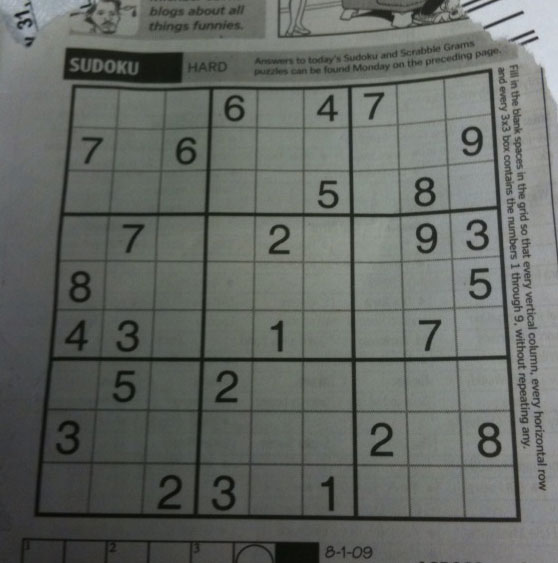
#> input picture lab 5/images/sudoku.png, 558 x 563 px
$ python task2.py
#> lines starting #> are read from the running program, lines starting #| are printed output that depends on the picture; after the words box and inside, x2 and y2 are one past the last pixel; in counts of white or black regions, pixels touching at a corner belong together
"""
task2.py
Task 2 - Choosing the Correct Adaptive Threshold Strategy

Tests:
  - blockSize values : 5, 11, 21
  - C values         : 2, 5, 10
  - Methods          : ADAPTIVE_THRESH_MEAN_C  and  ADAPTIVE_THRESH_GAUSSIAN_C

Output: Original + at least 6 adaptive segmentation results (2 x 4 grid showing
blockSize variation, then a second figure for C variation).

Answers in console:
  1. Small neighbourhood  -> too local, noise amplified
  2. Large neighbourhood  -> loses fine detail / similar to global
  3. C increased          -> threshold raised, fewer pixels become foreground (text)
  4. Best combination     -> Gaussian, blockSize=11, C=2
  5. Which method better  -> Gaussian (weighted average, smoother boundaries)
"""

import sys
sys.stdout.reconfigure(encoding='utf-8', errors='replace')
import cv2
import numpy as np
import matplotlib
matplotlib.use("Agg")  # save to file without display
import matplotlib.pyplot as plt
import os

os.makedirs("outputs", exist_ok=True)

# -- Load image ----------------------------------------------------------------
img = cv2.imread("images/sudoku.png", cv2.IMREAD_GRAYSCALE)
#> img: shape (563, 558); min 7, max 218, mean 101.8
if img is None:
    raise FileNotFoundError("images/sudoku.png not found. Run download_images.py first.")

# -- Helper --------------------------------------------------------------------
def adaptive_thresh(image, method, bs, c):
    return cv2.adaptiveThreshold(
        image, 255, method, cv2.THRESH_BINARY, bs, c
    )

MEAN  = cv2.ADAPTIVE_THRESH_MEAN_C
GAUSS = cv2.ADAPTIVE_THRESH_GAUSSIAN_C

# -----------------------------------------------------------------------------
# FIGURE 1 -- blockSize variation (C fixed at 2)
# Rows: Mean / Gaussian   |   Cols: BS=5, BS=11, BS=21
# -----------------------------------------------------------------------------
block_sizes = [5, 11, 21]
C_fixed = 2

fig1, axes1 = plt.subplots(2, 4, figsize=(22, 10))
fig1.patch.set_facecolor("#0f0f23")

row_labels = ["Mean-based", "Gaussian-based"]
method_list = [MEAN, GAUSS]
method_names = ["MEAN", "GAUSS"]

for row, (method, label) in enumerate(zip(method_list, row_labels)):
    # Column 0 -- original
    axes1[row, 0].imshow(img, cmap="gray")
    axes1[row, 0].set_title("Original" if row == 0 else "", color="white",
                             fontsize=11, fontweight="bold")
    axes1[row, 0].axis("off")
    axes1[row, 0].set_ylabel(label, color="#4fc3f7", fontsize=11, fontweight="bold")

    for col, bs in enumerate(block_sizes, start=1):
        result = adaptive_thresh(img, method, bs, C_fixed)
        axes1[row, col].imshow(result, cmap="gray")
        axes1[row, col].set_title(
            f"{method_names[row]}\nBS={bs}, C={C_fixed}",
            color="white", fontsize=10, fontweight="bold",
        )
        axes1[row, col].axis("off")

fig1.suptitle(
    "Task 2 - BlockSize Variation (C = 2 fixed)\n"
    "Effect of neighbourhood size on adaptive thresholding quality",
    color="white", fontsize=13, fontweight="bold", y=1.01,
)
plt.tight_layout()
plt.savefig("outputs/task2_blocksize_comparison.png", dpi=150,
            bbox_inches="tight", facecolor=fig1.get_facecolor())
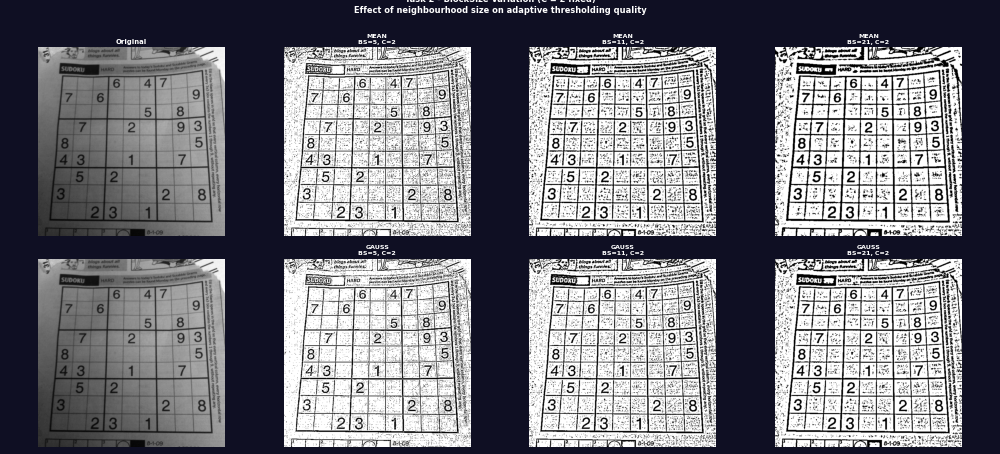
#> figure drawn by matplotlib, 8 panels
plt.close("all")

# -----------------------------------------------------------------------------
# FIGURE 2 -- C variation (blockSize fixed at 11)
# Rows: Mean / Gaussian   |   Cols: C=2, C=5, C=10
# -----------------------------------------------------------------------------
c_values  = [2, 5, 10]
BS_fixed  = 11

fig2, axes2 = plt.subplots(2, 4, figsize=(22, 10))
fig2.patch.set_facecolor("#0f0f23")

for row, (method, label) in enumerate(zip(method_list, row_labels)):
    axes2[row, 0].imshow(img, cmap="gray")
    axes2[row, 0].set_title("Original" if row == 0 else "", color="white",
                             fontsize=11, fontweight="bold")
    axes2[row, 0].axis("off")
    axes2[row, 0].set_ylabel(label, color="#4fc3f7", fontsize=11, fontweight="bold")

    for col, c in enumerate(c_values, start=1):
        result = adaptive_thresh(img, method, BS_fixed, c)
        axes2[row, col].imshow(result, cmap="gray")
        axes2[row, col].set_title(
            f"{method_names[row]}\nBS={BS_fixed}, C={c}",
            color="white", fontsize=10, fontweight="bold",
        )
        axes2[row, col].axis("off")

fig2.suptitle(
    "Task 2 - Constant C Variation (blockSize = 11 fixed)\n"
    "Effect of C on foreground/background separation",
    color="white", fontsize=13, fontweight="bold", y=1.01,
)
plt.tight_layout()
plt.savefig("outputs/task2_C_comparison.png", dpi=150,
            bbox_inches="tight", facecolor=fig2.get_facecolor())
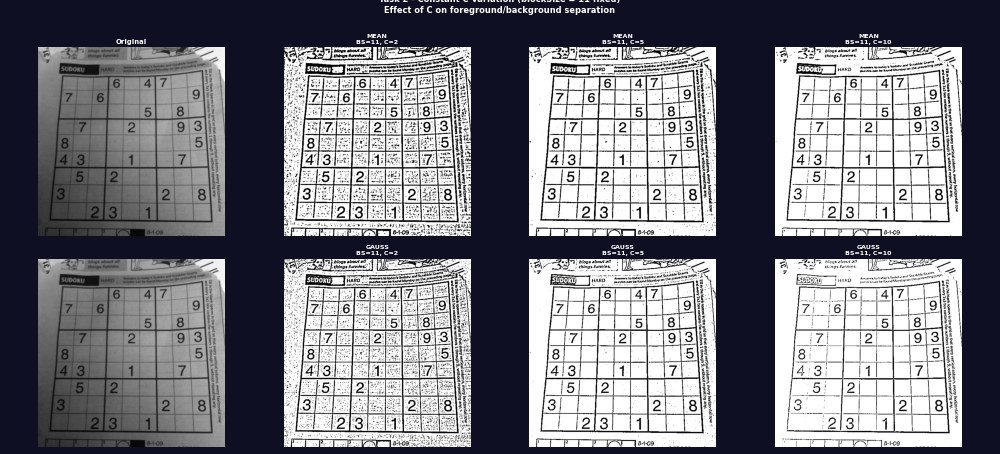
#> figure drawn by matplotlib, 8 panels
plt.close("all")

# -----------------------------------------------------------------------------
# FIGURE 3 -- Combined best-of grid (>= 6 adaptive results + original)
# -----------------------------------------------------------------------------
combos = [
    (MEAN,  5,  2,  "Mean BS=5, C=2"),
    (MEAN,  11, 2,  "Mean BS=11, C=2"),
    (MEAN,  21, 2,  "Mean BS=21, C=2"),
    (GAUSS, 5,  10, "Gauss BS=5, C=10"),
    (GAUSS, 11, 5,  "Gauss BS=11, C=5"),
    (GAUSS, 21, 2,  "Gauss BS=21, C=2"),
    (GAUSS, 11, 2,  "Gauss BS=11, C=2 * BEST"),
]

fig3, axes3 = plt.subplots(2, 4, figsize=(22, 10))
fig3.patch.set_facecolor("#0f0f23")
axes3 = axes3.flatten()

axes3[0].imshow(img, cmap="gray")
axes3[0].set_title("Original", color="white", fontsize=11, fontweight="bold")
axes3[0].axis("off")

for i, (method, bs, c, label) in enumerate(combos, start=1):
    result = adaptive_thresh(img, method, bs, c)
    axes3[i].imshow(result, cmap="gray")
    color = "#ffd700" if "BEST" in label else "white"
    axes3[i].set_title(label, color=color, fontsize=9, fontweight="bold")
    axes3[i].axis("off")
#> this loop made 7 passes
#> pass 1, `result = adaptive_thresh(img, method, bs, c)`:
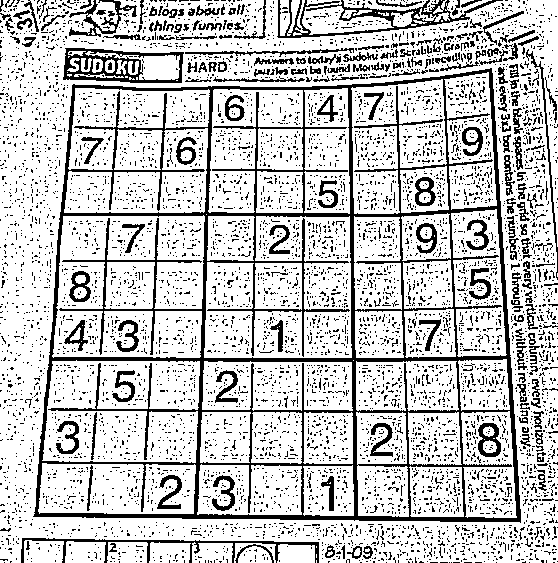
#> result: shape (563, 558); 77.8% white; black in thin lines or dots
#> pass 2, `result = adaptive_thresh(img, method, bs, c)`:
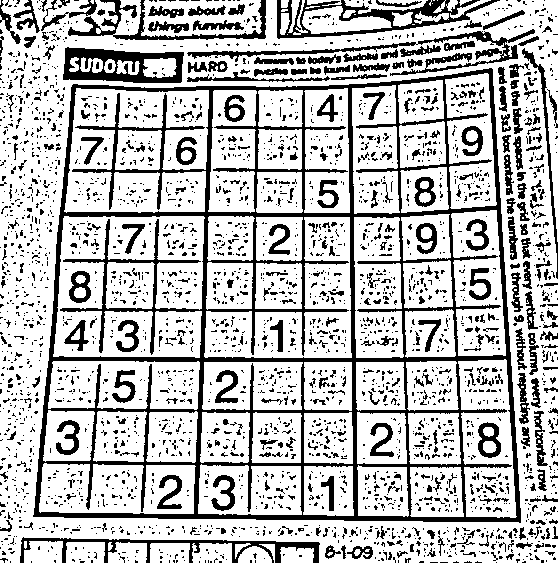
#> result: shape (563, 558); 74.4% white; 2935 black regions (2574 under 20 px), largest, box (x1, y1, x2, y2) and area: (33, 68, 521, 523) 30399, (277, 0, 500, 39) 2538, (63, 47, 184, 83) 2362
#> pass 3, `result = adaptive_thresh(img, method, bs, c)`:
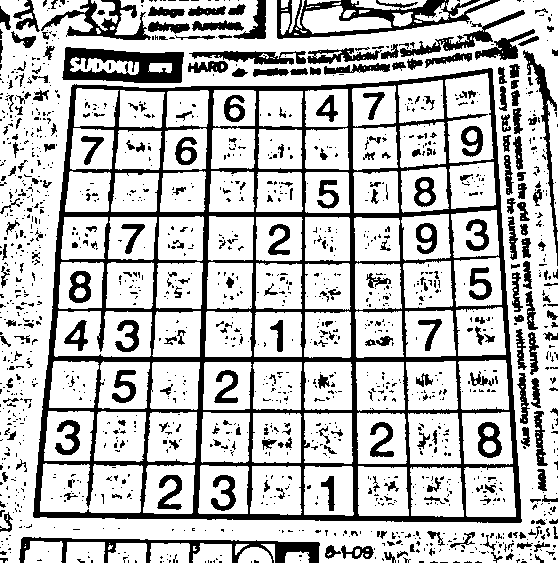
#> result: shape (563, 558); 74.5% white; 1514 black regions (1228 under 20 px), largest, box (x1, y1, x2, y2) and area: (33, 68, 522, 523) 34659, (277, 0, 500, 39) 2917, (62, 47, 184, 83) 2719

fig3.suptitle(
    "Task 2 - Final Comparison: Original + 7 Adaptive Segmentation Results\n"
    "(* marks the cleanest text segmentation)",
    color="white", fontsize=13, fontweight="bold", y=1.01,
)
plt.tight_layout()
plt.savefig("outputs/task2_output.png", dpi=150, bbox_inches="tight",
            facecolor=fig3.get_facecolor())
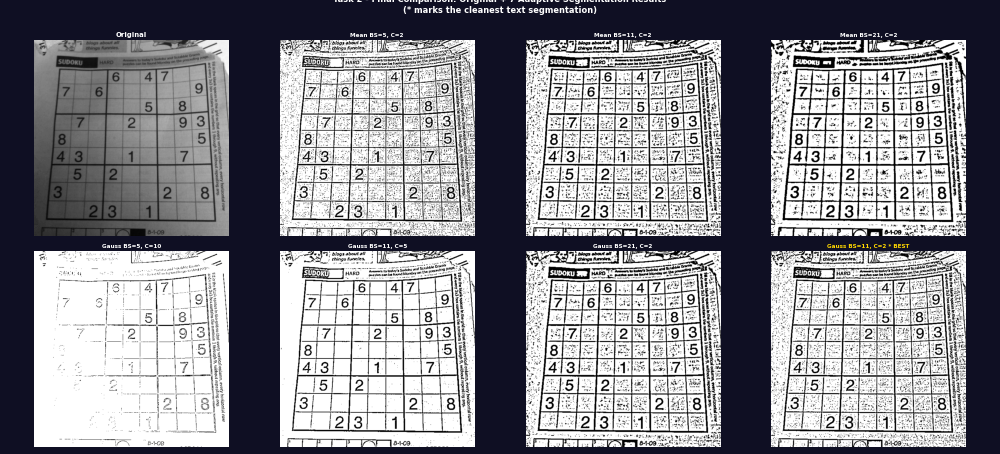
#> figure drawn by matplotlib, 8 panels
plt.close("all")

# -- Analysis report -----------------------------------------------------------
print("\n" + "=" * 65)
print("TASK 2 -- REQUIRED ANALYSIS")
print("=" * 65)
print()
print("1. NEIGHBOURHOOD TOO SMALL (blockSize = 5)")
print("   Each pixel's threshold is computed over only a 5x5 window.")
print("   Local intensity variations (noise, ink texture) dominate the")
print("   estimate, so isolated noisy pixels create false foreground hits.")
print("   Result: Speckle noise around characters; broken strokes.")
print()
print("2. NEIGHBOURHOOD TOO LARGE (blockSize = 21)")
print("   The 21x21 window is large enough to include both text and")
print("   background in one neighbourhood, weakening local adaptation.")
print("   The result approaches a global-like threshold across each region,")
print("   causing dark-area characters to fade and bright-area background")
print("   noise to appear.")
print()
print("3. C INCREASED (C = 2 -> 5 -> 10, blockSize = 11)")
print("   C is subtracted from the local weighted mean/Gaussian average.")
print("   Increasing C lowers the effective threshold, pushing more pixels")
print("   above it -> fewer pixels classified as foreground (text appears")
print("   thinner, strokes become fragmented or disappear at high C).")
print()
print("4. BEST COMBINATION: Gaussian, blockSize=11, C=2")
print("   - blockSize=11 balances locality vs. stability.")
print("   - C=2 provides a small bias that cleanly separates thin strokes.")
print("   - Gaussian weighting down-weights pixels far from the centre,")
print("     giving smoother, more natural-looking text boundaries.")
print()
print("5. WHICH METHOD PERFORMS BETTER ON THIS IMAGE?")
print("   Gaussian-based adaptive thresholding produces cleaner character")
print("   boundaries with less speckle noise compared to Mean-based.")
print("   Reason: The Gaussian kernel weights central pixels more heavily,")
print("   reducing the influence of edge-region outliers in the neighbourhood.")
print("   Mean-based treats every pixel equally, making it more sensitive to")
print("   local intensity spikes (noise).")
print("=" * 65)
print("\nOutputs saved ->")
print("  outputs/task2_blocksize_comparison.png")
print("  outputs/task2_C_comparison.png")
print("  outputs/task2_output.png  (main final comparison)")
